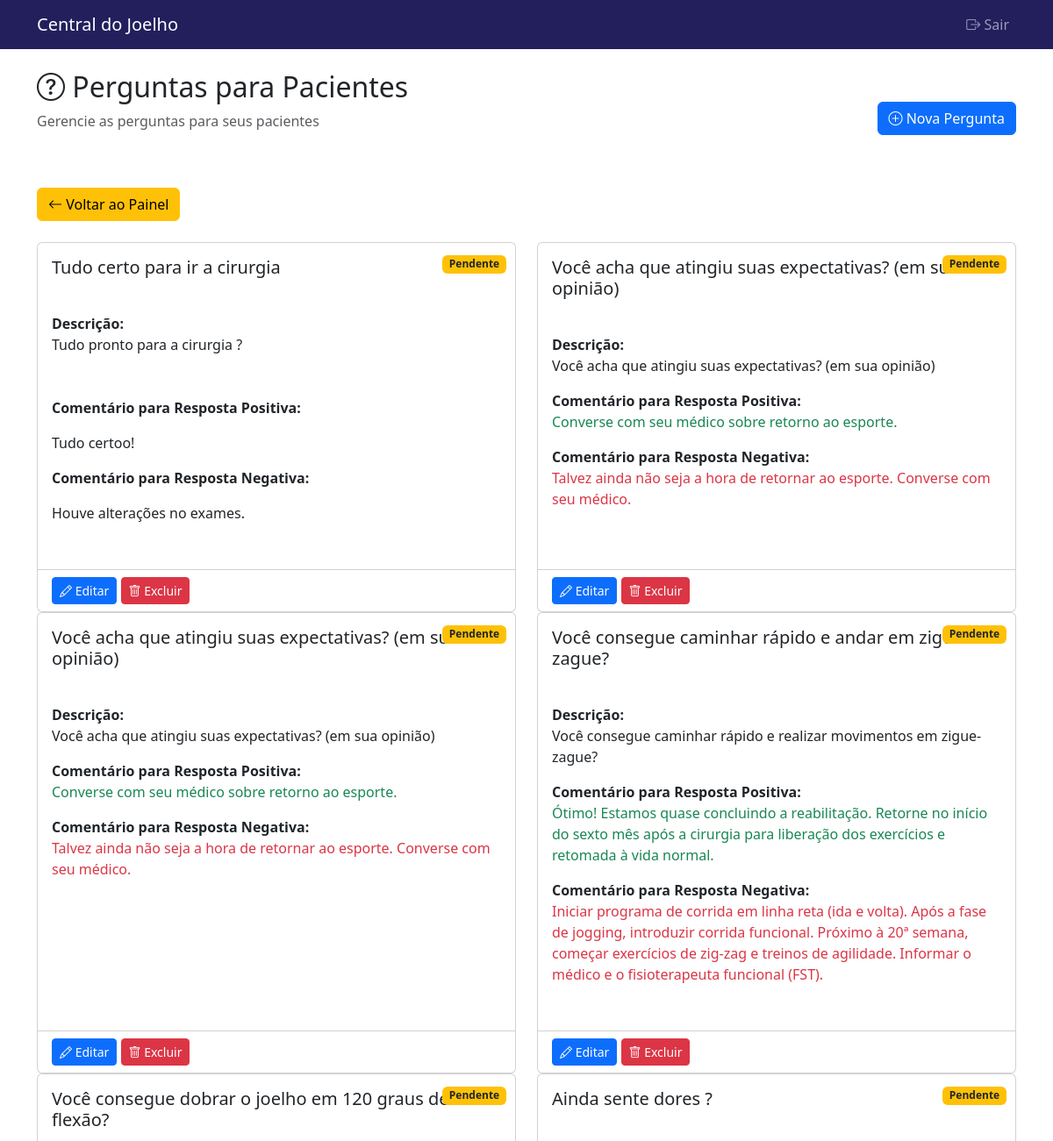
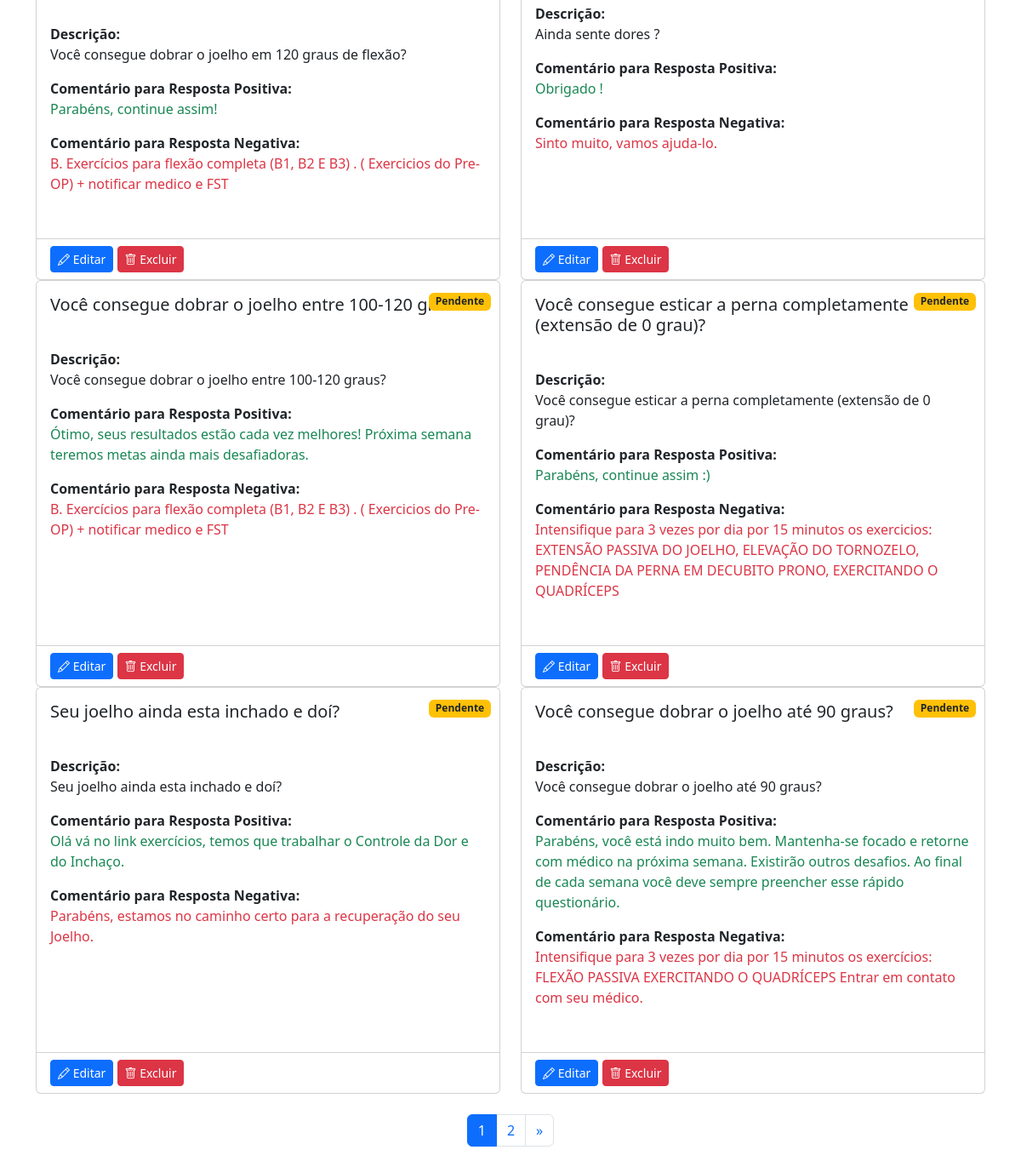
Screenshot of /index.php?page=medico/perguntas (signed in) with the database file from the repository (2 pictures, top to bottom).
### tables this page shows
CREATE TABLE IF NOT EXISTS `perguntas` (
  `id` int NOT NULL AUTO_INCREMENT,
  `sequencia` varchar(75) DEFAULT NULL,
  `id_reabilitacao` int DEFAULT NULL,
  `momento` varchar(50) DEFAULT NULL,
  `titulo` varchar(255) NOT NULL,
  `descricao` text,
  `id_paciente` int DEFAULT NULL,
  `criado_por` int NOT NULL,
  `data_criacao` datetime DEFAULT CURRENT_TIMESTAMP,
  `data_atualizacao` datetime DEFAULT NULL ON UPDATE CURRENT_TIMESTAMP,
  `id_medico` int DEFAULT NULL,
  `data_comentario` datetime DEFAULT NULL,
  `comentario_afirmativo` varchar(500) DEFAULT NULL,
  `comentario_negativo` varchar(500) DEFAULT NULL,
  `id_momento` int DEFAULT NULL,
  PRIMARY KEY (`id`),
  KEY `criado_por` (`criado_por`),
  KEY `id_paciente` (`id_paciente`),
  KEY `id_medico` (`id_medico`),
  KEY `id_reabilitacao` (`id_reabilitacao`),
  KEY `fk_pergunta_momento` (`id_momento`)
);

### pages/medico/perguntas.php (the view, shortened to what this page needs)
<?php
$conn = getConnection();
$itemsPerPage = 10;
$currentPage = isset($_GET['page_num']) ? (int)$_GET['page_num'] : 1;
$offset = ($currentPage - 1) * $itemsPerPage;
$countSql = "SELECT COUNT(*) as total FROM perguntas WHERE id_medico = ?";
$countStmt = $conn->prepare($countSql);
$countStmt->execute([$_SESSION['user_id']]);
$totalRows = $countStmt->fetch(PDO::FETCH_ASSOC)['total'];
$totalPages = ceil($totalRows / $itemsPerPage);
$sql = "SELECT p.*, r.titulo as nome_reabilitacao, m.nome as nome_momento
        FROM perguntas p
        LEFT JOIN reabilitacao r ON p.id_reabilitacao = r.id
        LEFT JOIN momentos_reabilitacao m ON p.id_momento = m.id
        WHERE p.id_medico = ?
        ORDER BY p.id DESC
        LIMIT ?, ?";
$stmt = $conn->prepare($sql);
$stmt->bindValue(1, $_SESSION['user_id'], PDO::PARAM_INT);
$stmt->bindValue(2, $offset, PDO::PARAM_INT);
$stmt->bindValue(3, $itemsPerPage, PDO::PARAM_INT);
$stmt->execute();
$perguntas = $stmt->fetchAll(PDO::FETCH_ASSOC);
?>
<!DOCTYPE html>
<html lang="pt-BR">
<head>
    <link href="https://cdn.jsdelivr.net/npm/bootstrap@5.3.0/dist/css/bootstrap.min.css" rel="stylesheet">
    <link rel="stylesheet" href="https://cdn.jsdelivr.net/npm/bootstrap-icons@1.7.2/font/bootstrap-icons.css">
</head>
<body>
    <?php include_once __DIR__ . '/../../common/header_medico.php'; ?>
    <div class="container my-4">
        <div class="d-flex justify-content-between align-items-center mb-4">
            <div class="row mb-4">
                <div class="col">
                    <h2><i class="bi bi-question-circle"></i> Perguntas para Pacientes</h2>
                    <p class="text-muted">Gerencie as perguntas para seus pacientes</p>
                </div>
            </div>
            <div>
                <button class="btn btn-primary" data-bs-toggle="modal" data-bs-target="#perguntaModal">
                    <i class="bi bi-plus-circle"></i> Nova Pergunta
                </button>
            </div>
        </div>
        <div class="d-flex justify-content-between align-items-center mb-4">
            <a href="index.php?page=medico/painel" class="btn btn-warning">
                    <i class="bi bi-arrow-left"></i> Voltar ao Painel
            </a>
        </div>
        <div class="row">
            <?php if (empty($perguntas)): ?>
                <div class="col-12">
                    <div class="alert alert-info">
                        Nenhuma pergunta encontrada.
                    </div>
                </div>
            <?php else: ?>
                <?php foreach ($perguntas as $pergunta): ?>
                    <div class="col-md-6">
                        <div class="card h-100"
                             data-pergunta-id="<?php echo $pergunta['id']; ?>"
                             data-titulo="<?php echo htmlspecialchars($pergunta['titulo'] ?? ''); ?>"
                             data-descricao="<?php echo htmlspecialchars($pergunta['descricao'] ?? ''); ?>"
                             data-id_reabilitacao="<?php echo $pergunta['id_reabilitacao'] ?? ''; ?>"
                             data-momento="<?php echo $pergunta['id_momento'] ?? ''; ?>"
                             data-comentario_afirmativo="<?php echo htmlspecialchars($pergunta['comentario_afirmativo'] ?? ''); ?>"
                             data-comentario_negativo="<?php echo htmlspecialchars($pergunta['comentario_negativo'] ?? ''); ?>"
                             data-sequencia="<?php echo $pergunta['sequencia'] ?? ''; ?>">
                            <?php if (isset($pergunta['resposta_paciente']) && $pergunta['resposta_paciente']): ?>
                                <div class="status-badge">
                                    <span class="badge bg-success">Respondida</span>
                                </div>
                            <?php else: ?>
                                <div class="status-badge">
                                    <span class="badge bg-warning text-dark">Pendente</span>
                                </div>
                            <?php endif; ?>
                            <div class="card-body">
                                <h5 class="card-title">
                                    <?php echo htmlspecialchars($pergunta['titulo'] ?? ''); ?>
                                </h5>
                                <div class="card-text mt-3">
                                    <strong>Descrição:</strong>
                                    <?php echo $pergunta['descricao'] ?? ''; ?>
                                </div>
                                <?php if (!empty($pergunta['comentario_afirmativo'])): ?>
                                    <div class="mt-2">
                                        <strong>Comentário para Resposta Positiva:</strong>
                                        <p class="text-success"><?php echo $pergunta['comentario_afirmativo']; ?></p>
                                    </div>
                                <?php endif; ?>
                                <?php if (!empty($pergunta['comentario_negativo'])): ?>
                                    <div class="mt-2">
                                        <strong>Comentário para Resposta Negativa:</strong>
                                        <p class="text-danger"><?php echo $pergunta['comentario_negativo']; ?></p>
                                    </div>
                                <?php endif; ?>
                            </div>
                            <div class="card-footer bg-transparent">
                                <button class="btn btn-primary btn-sm edit-button"
                                        data-bs-toggle="modal"
                                        data-bs-target="#perguntaModal">
                                    <i class="bi bi-pencil"></i> Editar
                                </button>
                                <button class="btn btn-danger btn-sm"
                                        data-bs-toggle="modal"
                                        data-bs-target="#deleteModal"
                                        data-pergunta-id="<?php echo $pergunta['id']; ?>">
                                    <i class="bi bi-trash"></i> Excluir
                                </button>
                            </div>
                        </div>
                    </div>
                <?php endforeach; ?>
            <?php endif; ?>
        </div>
        <br>
        <nav aria-label="Page navigation example">
            <ul class="pagination justify-content-center">
                <?php for ($i = 1; $i <= $totalPages; $i++): ?>
                    <li class="page-item <?php echo $i == $currentPage ? 'active' : ''; ?>">
                        <a class="page-link" href="http://localhost/centraldojoelho/index.php?page=medico/perguntas&page_num=<?php echo $i; ?>"><?php echo $i; ?></a>
                    </li>
                <?php endfor; ?>
                <?php if ($currentPage < $totalPages): ?>
                    <li class="page-item">
                        <a class="page-link" href="http://localhost/centraldojoelho/index.php?page=medico/perguntas&page_num=<?php echo $currentPage + 1; ?>" aria-label="Next">
                            <span aria-hidden="true">&raquo;</span>
                        </a>
                    </li>
                <?php endif; ?>
            </ul>
        </nav>
    </div>
</body>
</html>

### pages/medico/perguntas.php (style rules this page uses)
.status-badge { position: absolute; top: 10px; right: 10px; }
.card { margin-bottom: 20px; position: relative; }
.card-text { white-space: pre-line; }

### rows the page displays
perguntas: titulo "Tudo certo para ir a cirurgia", descricao "Tudo pronto para a cirurgia ?", comentario_afirmativo "Tudo certoo!", comentario_negativo "Houve alterações no exames."
perguntas: titulo "Você acha que atingiu suas expectativas? (em sua opinião)", descricao "Você acha que atingiu suas expectativas? (em sua opinião)", comentario_afirmativo "Converse com seu médico sobre retorno ao esporte.", comentario_negativo "Talvez ainda não seja a hora de retornar ao esporte. Converse com seu médico."
perguntas: titulo "Você acha que atingiu suas expectativas? (em sua opinião)", descricao "Você acha que atingiu suas expectativas? (em sua opinião)", comentario_afirmativo "Converse com seu médico sobre retorno ao esporte.", comentario_negativo "Talvez ainda não seja a hora de retornar ao esporte. Converse com seu médico."
perguntas: titulo "Você consegue caminhar rápido e andar em zigue zague?", descricao "Você consegue caminhar rápido e realizar movimentos em zigue-zague?", comentario_afirmativo "Ótimo! Estamos quase concluindo a reabilitação. Retorne no início do sexto mês após a cirurgia para liberação dos exercícios e retomada à vida normal.", comentario_negativo "Iniciar programa de corrida em linha reta (ida e volta). Após a fase de jogging, introduzir corrida funcional. Próximo à 20ª semana, começar exercícios de zig-zag e treinos de agilidade. Informar o médico e o fisioterapeuta funcional (FST)."
perguntas: titulo "Você consegue dobrar o joelho em 120 graus de flexão?", descricao "Você consegue dobrar o joelho em 120 graus de flexão?", comentario_afirmativo "Parabéns, continue assim!", comentario_negativo "B. Exercícios para flexão completa (B1, B2 E B3) . ( Exercicios do Pre-OP) + notificar medico e FST"
perguntas: titulo "Ainda sente dores ?", descricao "Ainda sente dores ?", comentario_afirmativo "Obrigado !", comentario_negativo "Sinto muito, vamos ajuda-lo."
perguntas: titulo "Você consegue dobrar o joelho entre 100-120 graus?", descricao "Você consegue dobrar o joelho entre 100-120 graus?", comentario_afirmativo "Ótimo, seus resultados estão cada vez melhores! Próxima semana teremos metas ainda mais desafiadoras.", comentario_negativo "B. Exercícios para flexão completa (B1, B2 E B3) . ( Exercicios do Pre-OP) + notificar medico e FST"
perguntas: titulo "Você consegue esticar a perna completamente (extensão de 0 grau)?", descricao "Você consegue esticar a perna completamente (extensão de 0 grau)?", comentario_afirmativo "Parabéns, continue assim :)", comentario_negativo "Intensifique para 3 vezes por dia por 15 minutos os exercicios: EXTENSÃO PASSIVA DO JOELHO, ELEVAÇÃO DO TORNOZELO, PENDÊNCIA DA PERNA EM DECUBITO PRONO, EXERCITANDO O QUADRÍCEPS"
perguntas: titulo "Seu joelho ainda esta inchado e doí?", descricao "Seu joelho ainda esta inchado e doí?", comentario_afirmativo "Olá vá no link exercícios, temos que trabalhar o Controle da Dor e do Inchaço.", comentario_negativo "Parabéns, estamos no caminho certo para a recuperação do seu Joelho."
perguntas: titulo "Você consegue dobrar o joelho até 90 graus?", descricao "Você consegue dobrar o joelho até 90 graus?", comentario_afirmativo "Parabéns, você está indo muito bem. Mantenha-se focado e retorne com médico na próxima semana. Existirão outros desafios. Ao final de cada semana você deve sempre preencher esse rápido questionário.", comentario_negativo "Intensifique para 3 vezes por dia por 15 minutos os exercícios: FLEXÃO PASSIVA EXERCITANDO O QUADRÍCEPS Entrar em contato com seu médico."
